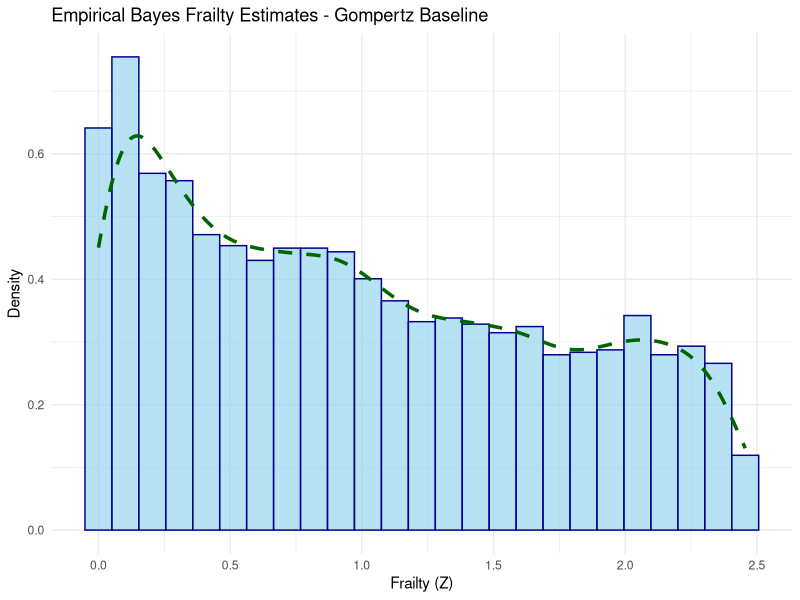

Generate this figure with R:
## ---- chunk 1
knitr::opts_chunk$set(echo = TRUE, warning = FALSE, message = FALSE)
library(survival)
library(tidyverse)
library(kableExtra)
## ---- chunk 2
set.seed(2025)

n <- 5000
a_base <- rexp(1, 1)
b_base <- rexp(1, 1)
frailty_variance <- rgamma(1, shape = 2, rate = 2)
beta_a <- rnorm(2)
beta_b <- rnorm(2)

cov_df <- tibble(
  X1 = rbinom(n, 1, 0.5),
  X2 = rnorm(n)
)

alpha_gamma_sim <- 1 / frailty_variance
Z <- rgamma(n, shape = alpha_gamma_sim, rate = alpha_gamma_sim)

X <- as.matrix(cov_df)
a_ind <- exp(log(a_base) + X %*% beta_a)
b_ind <- exp(log(b_base) + X %*% beta_b)

U <- runif(n)
times <- (1 / b_ind) * log(1 - (b_ind / (a_ind * Z)) * log(U))

cens_times <- rexp(n, rate = 0.05)
observed_times <- pmin(times, cens_times)
event <- as.numeric(times <= cens_times)
## ---- chunk 3
gompertz_frailty_cov_loglik <- function(params, times, event, X) {
  a_base <- params[1]; b_base <- params[2]; frailty_var <- params[3]
  p <- ncol(X)
  beta_a <- params[4:(3 + p)]
  beta_b <- params[(4 + p):(3 + 2 * p)]

  if (any(c(a_base, b_base, frailty_var) <= 0)) return(Inf)

  alpha_gamma <- 1 / frailty_var
  a_ind <- exp(log(a_base) + X %*% beta_a)
  b_ind <- exp(log(b_base) + X %*% beta_b)
  H0 <- (a_ind / b_ind) * (exp(b_ind * times) - 1)
  h0 <- a_ind * exp(b_ind * times)
  S <- (1 + H0 / alpha_gamma)^(-alpha_gamma)
  h <- h0 / (1 + H0 / alpha_gamma)

  if (any(S <= 0) || any(event == 1 & h <= 0)) return(Inf)
  -sum(event * (log(h) + log(S)) + (1 - event) * log(S))
}
## ---- chunk 4
alpha <- 0.05
p <- ncol(X)
init_params <- c(0.1, 0.1, 0.3, rep(0, 2 * p))

opt <- optim(init_params, gompertz_frailty_cov_loglik,
             times = observed_times, event = event, X = X,
             method = "L-BFGS-B",
             lower = c(0.001, 0.001, 0.01, rep(-Inf, 2 * p)),
             hessian = TRUE)

est <- opt$par
vcov_mat <- solve(opt$hessian)
se <- sqrt(diag(vcov_mat))
z_val <- qnorm(1 - alpha / 2)

param_names <- c("a Base", "b Base", "Frailty Variance",
                 paste0("Beta_a", 1:p), paste0("Beta_b", 1:p))
true_values <- c(a_base, b_base, frailty_variance, beta_a, beta_b)

ci <- data.frame(
  Parameter = param_names,
  Lower = est - z_val * se,
  `True Values` = true_values,
  Upper = est + z_val * se,
  CI = ifelse(true_values >= (est - z_val * se) &
                true_values <= (est + z_val * se), "Yes", "No"),
  Estimate = est,
  SE = se
)

kbl(ci, align = 'lccccc', digits = 3) %>%
  kableExtra::kable_styling(full_width = FALSE,
                            bootstrap_options = c("striped", "hover", "condensed"))
## ---- chunk 5
EB_frailty_gompertz <- function(params, times, event, X) {
  a_base <- params[1]; b_base <- params[2]; frailty_var <- params[3]
  p <- ncol(X)
  beta_a <- params[4:(3 + p)]
  beta_b <- params[(4 + p):(3 + 2 * p)]

  alpha <- 1 / frailty_var
  a_ind <- exp(log(a_base) + X %*% beta_a)
  b_ind <- exp(log(b_base) + X %*% beta_b)
  H0 <- (a_ind / b_ind) * (exp(b_ind * times) - 1)
  (alpha + event) / (alpha + H0)
}

frailty_est <- EB_frailty_gompertz(est, observed_times, event, X)

ggplot(data.frame(frailty = frailty_est), aes(x = frailty)) +
  geom_histogram(aes(y = after_stat(density)), bins = 25,
                 fill = "skyblue", color = "darkblue", alpha = 0.6) +
  geom_density(linetype = "dashed", color = "darkgreen", linewidth = 1.2) +
  labs(title = "Empirical Bayes Frailty Estimates - Gompertz Baseline",
       x = "Frailty (Z)", y = "Density") +
  theme_minimal()
